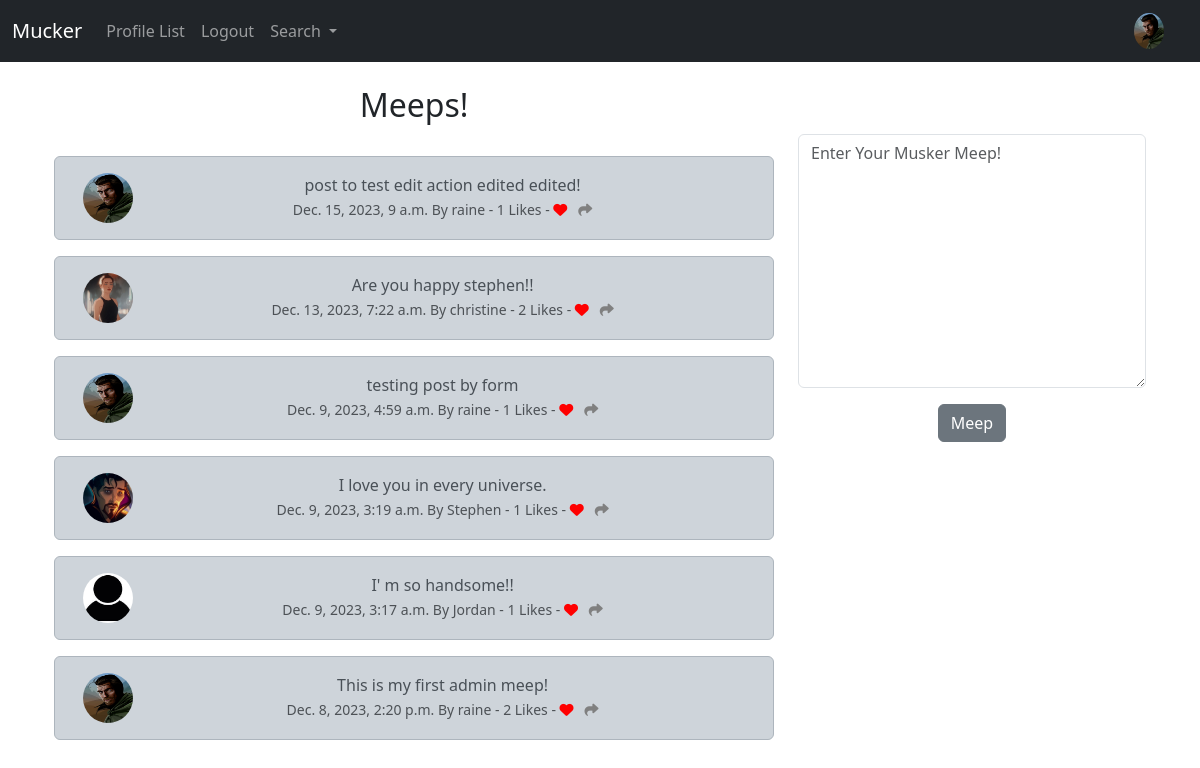
The app's page / (signed in) with its own data.
### musker/models.py (models this page shows, shortened)
class Profile(models.Model):
	user = models.OneToOneField(User, on_delete=models.CASCADE)
	follows = models.ManyToManyField("self",
		related_name = "followed_by",
		symmetrical = False,
		blank = True)
	date_modifed = models.DateTimeField(User, auto_now = True)
	profile_image = models.ImageField(null=True, blank=True, upload_to="images/")
	profile_bio = models.CharField(null = True, blank=True, max_length=500)
	homepage_link = models.CharField(null = True, blank=True, max_length=100)
	facebook_link = models.CharField(null = True, blank=True, max_length=100)
	instagram_link = models.CharField(null = True, blank=True, max_length=100)
	linkedin_link = models.CharField(null = True, blank=True, max_length=100)

class Meep(models.Model):
	user = models.ForeignKey(
		User, related_name = "meeps",
		on_delete = models.DO_NOTHING
		)
	body = models.CharField(max_length = 200)
	created_at = models.DateTimeField(auto_now_add = True)
	likes = models.ManyToManyField(User, related_name="meep_like",  blank=True)
	def number_of_likes(self):
		return self.likes.count()

### musker/views.py (the view, shortened to what this page needs)
# urls.py: path('',views.home, name = 'home'),
def home(request):
	if request.user.is_authenticated:
		form = MeepForm(request.POST or None)
		meeps = Meep.objects.all().order_by('-created_at')
		return render(request,'home.html',
			{'meeps': meeps,
			'form':form})
	else:
		meeps = Meep.objects.all().order_by('-created_at')
		return render(request,'home.html', {'meeps': meeps})

### musker/forms.py
class MeepForm(forms.ModelForm):
	body = forms.CharField(required = True,
		widget = forms.widgets.Textarea(
			attrs = {
			"placeholder": "Enter Your Musker Meep!",
			"class": "form-control",
			}
			),
		label = ""
		)
	class Meta:
		model = Meep
		exclude = ("user","likes",)

### musker/templates/home.html (shortened to what this page needs)
{% extends 'base.html' %}
{% load static %}
{% block content%}
	<div class="container text-center">
			<div class="row">
				<div class="col-8">
					<h2>Meeps!</h2> <br/>
					{% for meep in meeps %}
						<div class="alert alert-dark" role="alert">
							<div class="container">
								<div class="row">
									<div class="col-1">
										 {% if meep.user.profile.profile_image %}
								    		<img src="{{ meep.user.profile.profile_image.url }}" width="50"
								    		height="50" class="rounded-circle" alt="{{ profile.user.username }}">
								    	{% else %}
								      	<img src="{% static 'images/pp.jpg' %}" width="50"
								    		height="50" class="rounded-circle" alt="Profile Image">
								      {% endif %}
									</div>
									<div class="col-11">
										{{meep.body}}<br/>
							  		<small class="text-muted">
							  			{{meep.created_at}} By {{meep.user.username}}
							  			- {{ meep.number_of_likes }} Likes -
							  			{% if user in meep.likes.all %}
							  				<a href="{% url 'meep_like' meep.id %}"><i class="fa fa-heart" style="color:red"></i></a>
							  			{% else %}
							  				<a href="{% url 'meep_like' meep.id %}"><i class="fa fa-heart-o" style="color:red"></i></a>
							  			{% endif %}
							  			<a href="{% url 'meep_show' meep.id %}"><i class="fa-solid fa-share" style="color:gray;"></i></a>
							  		</small>
									</div>
								</div>
							</div>
						</div>
					{% endfor %}
				</div>
				<div  class="col-4"><br/><br/>
					{% if form %}
						<form method="POST">
								{{ form.as_p}}
							<button type="submit" class="btn btn-secondary">Meep</button>
						</form>
					{% endif %}
				</div>
{% endblock %}

### musker/templates/navbar.html (shortened to what this page needs)
{% load static %}
<nav class="navbar navbar-expand-lg navbar-dark bg-dark ">
  <div class="container-fluid">
    <a class="navbar-brand" href="{% url 'home' %}">Mucker</a>
    <div class="collapse navbar-collapse" id="navbarSupportedContent">
      <ul class="navbar-nav me-auto mb-2 mb-lg-0">
        <li class="nav-item">
          <a class="nav-link" href="{% url 'profile_list' %}">Profile List</a>
        </li>
        {% if user.is_authenticated %}
          <li class="nav-item">
            <a class="nav-link" href="{% url 'logout_user' %}">Logout</a>
          </li>
          <li class="nav-item dropdown">
            <a class="nav-link dropdown-toggle" href="#" role="button" data-bs-toggle="dropdown" aria-expanded="false">
              Search
            </a>
          </li>
        {% endif %}
      </ul>
      {% if user.is_authenticated %}
        <ul class="navbar-nav ml-auto">
          <li class="nav-link navbar-brand">
            <a href="{% url 'profile' request.user.id %}">
              {% if user.profile.profile_image %}
                <img src="{{ user.profile.profile_image.url }}" class="rounded-circle" width=30>
              {% else %}
                <img src="{%  static 'images/pp.jpg' %} "  class="img-fluid rounded-circle" alt="Profile Image" width="30">
              {% endif %}
            </a>
          </li>
        </ul>
      {% endif %}
    </div>
  </div>
</nav>

### records on screen
Meep: user.profile.profile_image (picture), body "post to test edit action edited edited!", created_at "Dec. 15, 2023, 9 a.m.", user.username "raine", number_of_likes "1"
Meep: user.profile.profile_image (picture), body "Are you happy stephen!!", created_at "Dec. 13, 2023, 7:22 a.m.", user.username "christine", number_of_likes "2"
Meep: user.profile.profile_image (picture), body "testing post by form", created_at "Dec. 9, 2023, 4:59 a.m.", user.username "raine", number_of_likes "1"
Meep: user.profile.profile_image (picture), body "I love you in every universe.", created_at "Dec. 9, 2023, 3:19 a.m.", user.username "Stephen", number_of_likes "1"
Meep: body "I' m so handsome!!", created_at "Dec. 9, 2023, 3:17 a.m.", user.username "Jordan", number_of_likes "1"
Meep: user.profile.profile_image (picture), body "This is my first admin meep!", created_at "Dec. 8, 2023, 2:20 p.m.", user.username "raine", number_of_likes "2"
